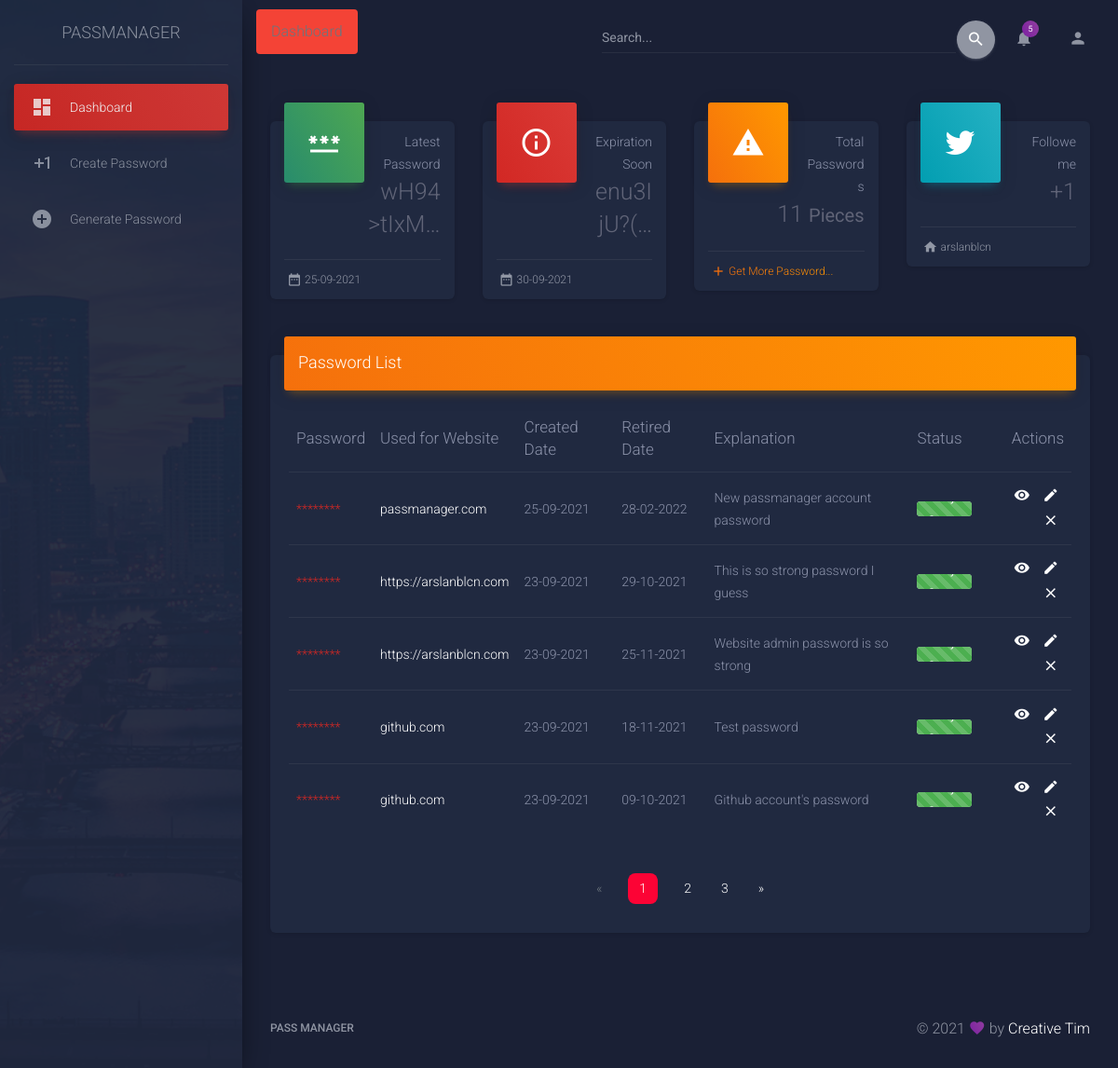
The app's page /dashboard/ (signed in) with its own data.
### manager/models.py (models this page shows)
class CreatePasswordModel(Model):
    password = models.CharField(max_length=32, null=True, blank=False)
    created_date = models.DateField()
    retired_date = models.DateField(null=False, blank=False)
    used_for_website = models.CharField(max_length=70)
    explanation = models.TextField(max_length=200)

### passApp/views.py (the view)
# urls.py: path('dashboard/', DashboardView.as_view(), name="dashboard"),
class DashboardView(LoginRequiredMixin ,ListView):
    model = CreatePasswordModel
    login_url = "login"
    redirect_field_name = "login"
    template_name = "dashboard-view.html"
    def get_context_data(self, **kwargs):
        context =  super().get_context_data(**kwargs)
        qs = CreatePasswordModel.objects.all().order_by('-id')
        p = Paginator(qs , 5)
        page_number = self.request.GET.get('page')
        try:
            page_obj = p.get_page(page_number)  # returns the desired page object
        except PageNotAnInteger:
            page_obj = p.page(1)
        except EmptyPage:
            page_obj = p.page(p.num_pages)
        now = timezone.now()
        end_date = now + datetime.timedelta(days = 15)
        closest_date = CreatePasswordModel.objects.filter(retired_date__gte = now).order_by('retired_date').first()
        notification_qs = CreatePasswordModel.objects.filter(retired_date__range=[now, end_date])
        last_item = CreatePasswordModel.objects.last()
        context = {
            'last_item' : last_item,
            'closest_date' : closest_date,
            'records' : qs.count(),
            'page_obj': page_obj,
            'notification' : notification_qs,
            'notification_record': notification_qs.count(),
        }
        return context

### passApp/templates/dashboard-view.html (shortened to what this page needs)
{% extends 'base.html' %}
{% load static %}
{% block content %}
{% include 'header.html' %}
<div class="row">
    <div class="col-xl-3 col-lg-6 col-md-6 col-sm-6">
        <div class="card card-stats">
            <div class="card-header card-header-success card-header-icon">
                <div class="card-icon">
                    <i class="material-icons">password</i>
                </div>
                <p class="card-category">Latest Password</p>
                <h3 class="card-title">{{last_item.password|truncatechars:10}}</h3>
            </div>
            <div class="card-footer">
                <div class="stats">
                    <i class="material-icons">date_range</i>{{last_item.created_date}}
                </div>
            </div>
        </div>
    </div>
    <div class="col-xl-3 col-lg-6 col-md-6 col-sm-6">
        <div class="card card-stats">
            <div class="card-header card-header-danger card-header-icon">
                <div class="card-icon">
                    <i class="material-icons">info_outline</i>
                </div>
                <p class="card-category">Expiration Soon</p>
                <h3 class="card-title">{{closest_date.password|truncatechars:10}}</h3>
            </div>
            <div class="card-footer">
                <div class="stats">
                    <i class="material-icons">date_range</i> {{closest_date.retired_date}}
                </div>
            </div>
        </div>
    </div>
    <div class="col-xl-3 col-lg-6 col-md-6 col-sm-6">
        <div class="card card-stats">
            <div class="card-header card-header-warning card-header-icon">
                <div class="card-icon">
                    <i class="material-icons">warning</i>
                </div>
                <p class="card-category">Total Passwords</p>
                <h3 class="card-title">{{records}}
                    <small>Pieces</small>
                </h3>
            </div>
            <div class="card-footer">
                <div class="stats">
                    <i class="material-icons text-warning">add</i>
                    <a href="{% url 'create-password' %}" class="warning-link">Get More Password...</a>
                </div>
            </div>
        </div>
    </div>
    <div class="col-xl-3 col-lg-6 col-md-6 col-sm-6">
        <div class="card card-stats">
            <div class="card-header card-header-info card-header-icon">
                <div class="card-icon">
                    <i class="fa fa-twitter"></i>
                </div>
                <p class="card-category">Followe me</p>
                <h3 class="card-title">+1</h3>
            </div>
            <div class="card-footer">
                <div class="stats">
                    <i class="material-icons">home</i> arslanblcn
                </div>
            </div>
        </div>
    </div>
</div>
<div class="row">
    <div class="col-md-12">
        <div class="card">
            <div class="card-header card-header-warning">
                <h4 class="card-title ">Password List</h4>
            </div>
            <div class="card-body">
                <div class="table-responsive">
                    <table class="table">
                        <thead class=" text-primary">
                            <th>
                                Password
                            </th>
                            <th>
                                Used for Website
                            </th>
                            <th>
                                Created Date
                            </th>
                            <th>
                                Retired Date
                            </th>
                            <th>
                                Explanation
                            </th>
                            <th>
                                Status
                            </th>
                            <th class="text-right">
                                Actions
                            </th>
                        </thead>
                        <tbody>
                            {% for object in page_obj  %}
                            <tr>
                                <td class="text-danger" style="width : 10%;">
                                    {% if object.password %}
                                    ********
                                    {% endif %}
                                </td>
                                <td>
                                    {{object.used_for_website|urlize}}
                                </td>
                                <td>
                                    {{object.created_date}}
                                </td>
                                <td>
                                    {{object.retired_date}}
                                </td>
                                <td>
                                    {{object.explanation}}
                                </td>
                                <td>
                                    <div class="progress">
                                        <div class="progress-bar progress-bar-striped progress-bar-animated bg-success"
                                            role="progressbar" aria-valuenow="10" aria-valuemin="0" aria-valuemax="100"
                                            style="width: 100%"><strong>Very Strong</strong></div>
                                    </div>
                                </td>
                                <td class="td-actions text-right">
                                    <a href="/{{object.id}}/" rel="tooltip" title="Detail"
                                        class="btn btn-white btn-link btn-sm">
                                        <i class="material-icons">remove_red_eye</i>
                                    </a>
                                    <a href="/update/{{object.id}}/" rel="tooltip" title="Edit Password"
                                        class="btn btn-white btn-link btn-sm">
                                        <i class="material-icons">edit</i>
                                    </a>
                                    <a href="/delete/{{object.id}}/" rel="tooltip" title="Delete Password"
                                        class="btn btn-white btn-link btn-sm">
                                        <i class="material-icons">close</i>
                                    </a>
                                </td>
                            </tr>
                            {% endfor %}
                        </tbody>
                    </table>
                    <div class="row">
                        <div class="col-7 mx-auto mt-4">
                            {% if page_obj.has_other_pages %}
                            <nav aria-label="Pagination for table">
                                <ul class="pagination justify-content-center">
                                    {% if page_obj.has_previous %}
                                    <li class="page-item"><a href="?page={{ page_obj.previous_page_number }}"
                                            class="page-link">&laquo;</a></li>
                                    {% else %}
                                    <li class="page-item disabled"><span class="page-link">&laquo;</span></li>
                                    {% endif %}
                                    {% for i in page_obj.paginator.page_range %}
                                    {% if page_obj.number == i %}
                                    <li class="active page-item mx-2"><span class="page-link">{{ i }} </span></li>
                                    {% else %}
                                    <li class="page-item"><a href="?page={{ i }}" class="page-link">{{ i }}</a></li>
                                    {% endif %}
                                    {% endfor %}
                                    {% if page_obj.has_next %}
                                    <li class="page-item"><a href="?page={{ page_obj.next_page_number }}"
                                            class="page-link">&raquo;</a></li>
                                    {% else %}
                                    <li class="page-item disabled"><span class="page-link">&raquo;</span></li>
                                    {% endif %}
                                </ul>
                            </nav>
                            {% endif %}
                        </div>
                    </div>
                </div>
            </div>
        </div>
    </div>
</div>
{% endblock content %}

### passApp/templates/base.html (shortened to what this page needs)
{% load static %}
<!doctype html>
<html lang="en">
<head>
  <link rel="stylesheet" href="https://maxcdn.bootstrapcdn.com/font-awesome/latest/css/font-awesome.min.css">
  <link rel="stylesheet" href="https://cdn.jsdelivr.net/npm/bootstrap-select@1.13.14/dist/css/bootstrap-select.min.css">
  <link href=" {% static 'assets/css/material-dashboard.css' %}" rel="stylesheet" />
</head>
<body class="dark-edition">
    <div class="wrapper ">
        <div class="main-panel">
        <div class="content">
            <div class="container-fluid">
            {% block content %}{% endblock content %}
            </div>
        </div>
        {% include 'footer.html' %}
        </div>
    </div>
</body>
</html>

### passApp/templates/header.html (shortened to what this page needs)
{% load static %}
<div class="sidebar" data-color="danger" data-background-color="black"
  data-image=" {% static 'assets/img/sidebar-1.jpg' %}">
  <div class="logo">
    <a href="#" class="simple-text logo-normal">
      passManager
    </a>
  </div>
  <div class="sidebar-wrapper">
    <ul class="nav">
      <li class="nav-item {% if request.resolver_match.url_name == "dashboard" %}active{% endif %}  ">
        <a class="nav-link" href="{% url 'dashboard' %}">
          <i class="material-icons">dashboard</i>
          <p>Dashboard</p>
        </a>
      </li>
      <li class="nav-item {% if request.resolver_match.url_name == "save-password" %}active{% endif %}  ">
        <a class="nav-link" href="{% url 'save-password' %}">
          <i class="material-icons">exposure_plus_1</i>
          <p>Create Password</p>
        </a>
      </li>
      <li class="nav-item {% if request.resolver_match.url_name == "create-password" %}active{% endif %} ">
        <a class="nav-link" href=" {% url 'create-password' %}">
          <i class="material-icons">add_circle</i>
          <p>Generate Password</p>
        </a>
      </li>
    </ul>
  </div>
</div>
<nav class="navbar navbar-expand-lg navbar-transparent navbar-absolute fixed-top " >
  <div class="container-fluid">
    <nav aria-label="breadcrumb">
      <ol class="breadcrumb bg-danger">
        {% if request.resolver_match.url_name == "dashboard" %}
          <li class="breadcrumb-item active text-black">Dashboard</li>
        {% elif request.resolver_match.url_name == "create-password"%}
          <li class="breadcrumb-item"><a href="{% url 'dashboard' %}"> Dashboard</a></li>
          <li class="breadcrumb-item active text-black">Create Password</li>
        {% elif request.resolver_match.url_name == "save-password"%}
          <li class="breadcrumb-item"><a href="{% url 'dashboard' %}"> Dashboard</a></li>
          <li class="breadcrumb-item active text-black"> Save Password</li>
        {% elif request.resolver_match.url_name == "search"%}
          <li class="breadcrumb-item"><a href="{% url 'dashboard' %}"> Dashboard</a></li>
          <li class="breadcrumb-item active text-black"> Search</li>
        {% elif request.resolver_match.url_name == "update"%}
          <li class="breadcrumb-item"><a href="{% url 'dashboard' %}"> Dashboard</a></li>
          <li class="breadcrumb-item active text-black"> Update </li>
        {% elif request.resolver_match.url_name == "delete"%}
          <li class="breadcrumb-item"><a href="{% url 'dashboard' %}"> Dashboard</a></li>
          <li class="breadcrumb-item active text-black"> Delete </li>
      {% endif %}
      </ol>
    </nav>
    <div class="collapse navbar-collapse justify-content-end">
      <form action="{% url 'search' %}" class="navbar-form">
        <div class="input-group no-border">
          <input type="text" name="q" class="form-control" placeholder="Search..." size="50">
          <button type="submit" class="btn btn-default btn-round btn-just-icon">
            <i class="material-icons">search</i>
            <div class="ripple-container"></div>
          </button>
        </div>
      </form>
      <ul class="navbar-nav">
        <li class="nav-item dropdown">
          <a class="nav-link" href="javscript:void(0)" id="navbarDropdownMenuLink" data-toggle="dropdown"
            aria-haspopup="true" aria-expanded="false">
            <i class="material-icons">notifications</i>
            <span class="notification">{{notification_record}}</span>
          </a>
        </li>
        <li class="nav-item dropdown">
          <a class="nav-link" href="javascript:void(0)" id="personDropdownLink" data-toggle="dropdown"
            aria-haspopup="true" aria-expanded="false">
            <i class="material-icons">person</i>
          </a>
        </li>
      </ul>
    </div>
  </div>
</nav>

### passApp/templates/footer.html (shortened to what this page needs)
<footer class="footer">
  <div class="container-fluid">
    <nav class="float-left">
      <ul>
        <li>
          <a href="#">
            pass Manager
          </a>
        </li>
      </ul>
    </nav>
    <div class="copyright float-right" id="date">
      <i class="material-icons">favorite</i> by
      <a href="#" target="_blank">Creative Tim</a>
    </div>
  </div>
</footer>

### passApp/templates/base.html (style rules this page uses)
.page-item.active .page-link { z-index: 1; color: #fff; background-color: #fc0335; border-color: #fc0335; border-radius : 0.5rem; }

### records on screen
CreatePasswordModel: password "wH94>tIxM…", created_date "25-09-2021", used_for_website "passmanager.com", retired_date "28-02-2022", explanation "New passmanager account password"
CreatePasswordModel: password "enu3IjU?(…", retired_date "30-09-2021"
CreatePasswordModel: used_for_website "https://arslanblcn.com", created_date "23-09-2021", retired_date "29-10-2021", explanation "This is so strong password I guess"
CreatePasswordModel: used_for_website "https://arslanblcn.com", created_date "23-09-2021", retired_date "25-11-2021", explanation "Website admin password is so strong"
CreatePasswordModel: used_for_website "github.com", created_date "23-09-2021", retired_date "18-11-2021", explanation "Test password"
CreatePasswordModel: used_for_website "github.com", created_date "23-09-2021", retired_date "09-10-2021", explanation "Github account's password"

### other values on screen
{{ notification_record }} "5"
{{ records }} "11"
{{ i }} "1"
{{ i }} "2" "3"
